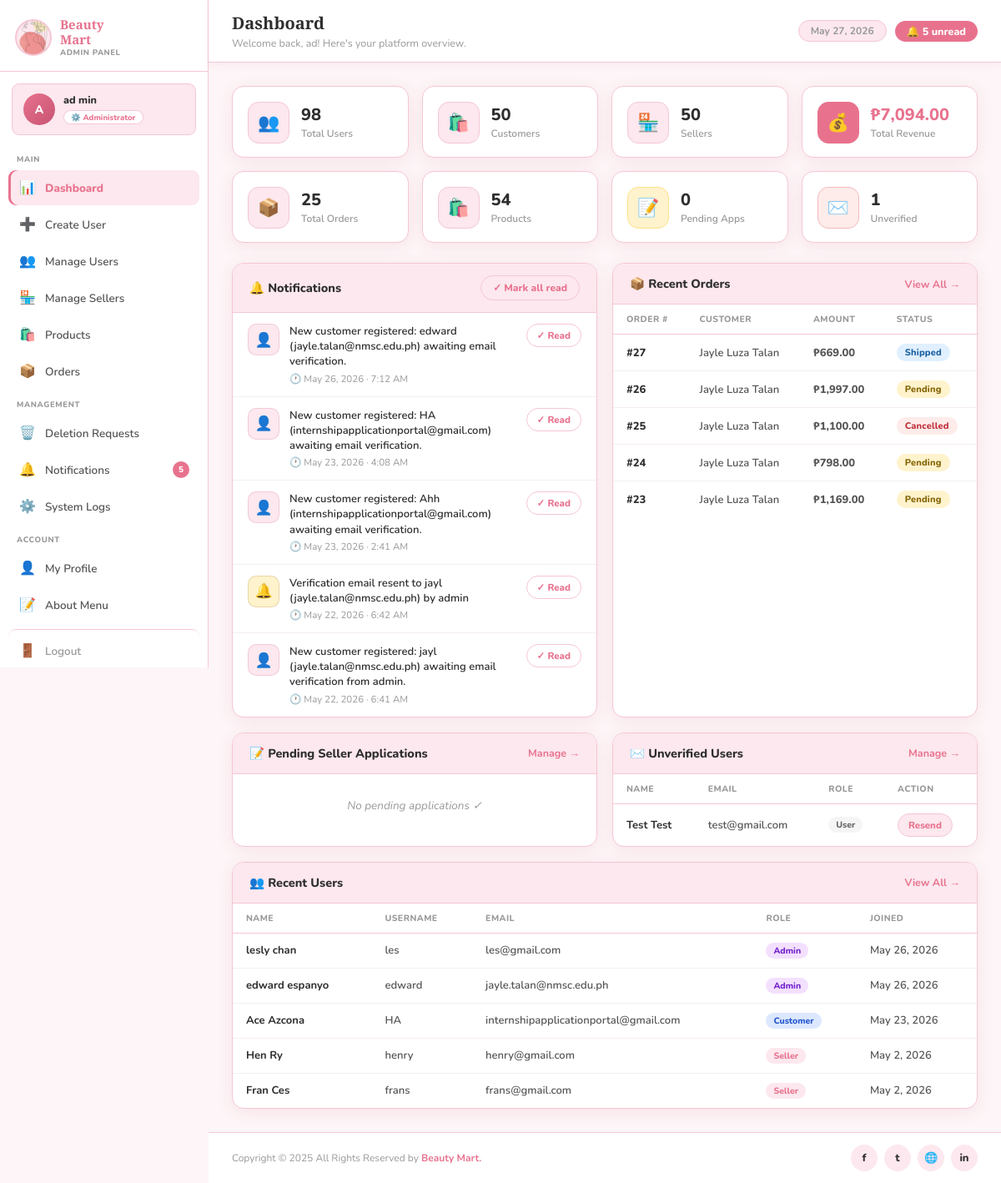
The page /1-admin/dashboard.php (signed in) on the database its author committed.
### tables this page shows
CREATE TABLE `users` (
  `id` int(11) NOT NULL,
  `firstname` varchar(50) NOT NULL,
  `lastname` varchar(50) NOT NULL,
  `username` varchar(50) NOT NULL,
  `email` varchar(100) NOT NULL,
  `password` varchar(255) NOT NULL,
  `profile_pic` varchar(255) DEFAULT NULL,
  `email_verified` tinyint(1) DEFAULT 0,
  `marked_for_deletion` tinyint(1) DEFAULT 0,
  `deleted_at` timestamp NULL DEFAULT NULL,
  `verification_token` varchar(255) DEFAULT NULL,
  `status` enum('active','suspended','banned') DEFAULT 'active',
  `suspended_until` datetime DEFAULT NULL,
  `banned_reason` text DEFAULT NULL,
  `action_by` int(11) DEFAULT NULL COMMENT 'FK to admins.id — admin who last changed this user status',
  `created_at` timestamp NOT NULL DEFAULT current_timestamp(),
  `updated_at` timestamp NOT NULL DEFAULT current_timestamp() ON UPDATE current_timestamp()
);

CREATE TABLE `notifications` (
  `id` int(11) NOT NULL,
  `user_id` int(11) NOT NULL,
  `message` text NOT NULL,
  `notification_type_id` int(11) NOT NULL COMMENT 'FK to notification_types.id',
  `is_read` tinyint(1) DEFAULT 0,
  `created_at` timestamp NOT NULL DEFAULT current_timestamp()
);

CREATE TABLE `notification_types` (
  `id` int(11) NOT NULL,
  `code` varchar(50) NOT NULL COMMENT 'Machine-readable key, e.g. new_user',
  `label` varchar(100) NOT NULL COMMENT 'Human-readable label',
  `description` text DEFAULT NULL
);

### 1-admin/dashboard.php (the view, shortened to what the rows shown need)
<?php
require_once '../includes/functions.php';
$stmt = $pdo->prepare("
    SELECT u.*, a.id AS admin_id, sa.id AS superadmin_id
    FROM users u
    LEFT JOIN admins a ON u.id = a.user_id
    LEFT JOIN superadmins sa ON u.id = sa.user_id
    WHERE u.id = ?
");
$stmt->execute([$_SESSION['user_id']]);
$admin = $stmt->fetch();
$stmt = $pdo->prepare("
    SELECT n.*, nt.code AS type_code, nt.label AS type_label, u.username
    FROM notifications n
    LEFT JOIN notification_types nt ON n.notification_type_id = nt.id
    JOIN users u ON n.user_id=u.id
    WHERE n.user_id=? AND n.is_read=0
    ORDER BY n.created_at DESC
");
$stmt->execute([$_SESSION['user_id']]);
$notifications  = $stmt->fetchAll();
$stmt = $pdo->prepare("SELECT o.*, u.firstname, u.lastname FROM orders o JOIN customers c ON o.customer_id=c.id JOIN users u ON c.user_id=u.id ORDER BY o.created_at DESC LIMIT 5");
$stmt->execute(); $recent_orders = $stmt->fetchAll();
$stmt = $pdo->prepare("SELECT u.*, CASE WHEN a.id IS NOT NULL THEN 'Admin' WHEN s.id IS NOT NULL THEN 'Seller' WHEN c.id IS NOT NULL THEN 'Customer' ELSE 'User' END AS user_role FROM users u LEFT JOIN admins a ON u.id=a.user_id LEFT JOIN sellers s ON u.id=s.user_id LEFT JOIN customers c ON u.id=c.user_id WHERE u.email_verified=0 ORDER BY u.created_at DESC");
$stmt->execute(); $unverified_users = $stmt->fetchAll();
$stmt = $pdo->prepare("SELECT u.*, CASE WHEN a.id IS NOT NULL THEN 'Admin' WHEN s.id IS NOT NULL THEN 'Seller' WHEN c.id IS NOT NULL THEN 'Customer' ELSE 'User' END AS user_role FROM users u LEFT JOIN admins a ON u.id=a.user_id LEFT JOIN sellers s ON u.id=s.user_id LEFT JOIN customers c ON u.id=c.user_id ORDER BY u.created_at DESC LIMIT 5");
$stmt->execute(); $recent_users = $stmt->fetchAll();
?>
<!DOCTYPE html>
<html lang="en">
<head>
    <link rel="stylesheet" href="../css/admin_dash.css">
    <link rel="stylesheet" href="../css/responsive.css">
</head>
<body>
 <div class="shell">
     <aside class="sidebar">
        <div class="admin-chip">
            <div class="chip-av">
                <?php if (!empty($admin['profile_pic']) && file_exists("../uploads/profile_images/" . $admin['profile_pic'])): ?>
                    <img src="../uploads/profile_images/<?= htmlspecialchars($admin['profile_pic']) ?>" alt="">
                <?php else: ?>
                    <?= strtoupper(substr($admin['firstname'], 0, 1)) ?>
                <?php endif; ?>
            </div>
            <div>
                <div class="chip-name"><?= htmlspecialchars($admin['firstname'] . ' ' . $admin['lastname']) ?></div>
                <span class="chip-role">⚙️ Administrator</span>
            </div>
        </div>
    </aside>
    <div class="main">
        <div class="topbar">
            <div class="topbar-left">
                <h1>Dashboard</h1>
                <p>Welcome back, <?= htmlspecialchars($admin['firstname']) ?>! Here's your platform overview.</p>
            </div>
        </div>
        <div class="content">
            <div class="dash-grid">
                <div class="dash-card">
                    <div class="card-head">
                        <h2>🔔 Notifications</h2>
                    </div>
                    <div class="card-body">
                        <?php if (empty($notifications)): ?>
                            <p class="empty-state">No unread notifications ✓</p>
                        <?php else: ?>
                            <?php foreach ($notifications as $n):
                                $m = getNotificationMeta(getNotificationCode($n));
                            ?>
                            <div class="notif-item">
                                <div class="notif-bubble" style="background:<?= $m['bg'] ?>;border:1.5px solid <?= $m['color'] ?>33;">
                                    <?= $m['icon'] ?>
                                </div>
                                <div style="flex:1;min-width:0;">
                                    <div class="notif-msg"><?= htmlspecialchars($n['message']) ?></div>
                                    <div class="notif-time">🕐 <?= date('M j, Y · g:i A', strtotime($n['created_at'])) ?></div>
                                </div>
                                <div class="notif-actions">
                                    <form method="post" style="display:contents;">
                                        <button type="submit" name="mark_read" class="btn-mark">✓ Read</button>
                                    </form>
                                </div>
                            </div>
                            <?php endforeach; ?>
                        <?php endif; ?>
                    </div>
                </div>
                <div class="dash-card">
                    <div class="card-head">
                        <h2>📦 Recent Orders</h2>
                    </div>
                    <div class="card-body">
                        <?php if (empty($recent_orders)): ?>
                            <p class="empty-state">No orders yet.</p>
                        <?php else: ?>
                            <table class="data-table">
                                <thead><tr><th>Order #</th><th>Customer</th><th>Amount</th><th>Status</th></tr></thead>
                            </table>
                        <?php endif; ?>
                    </div>
                </div>
                <div class="dash-card">
                    <div class="card-head">
                        <h2>📝 Pending Seller Applications</h2>
                    </div>
                </div>
                <div class="dash-card">
                    <div class="card-head">
                        <h2>✉️ Unverified Users</h2>
                    </div>
                    <div class="card-body">
                        <?php if (empty($unverified_users)): ?>
                            <p class="empty-state">All users are verified ✓</p>
                        <?php else: ?>
                            <table class="data-table">
                                <thead><tr><th>Name</th><th>Email</th><th>Role</th><th>Action</th></tr></thead>
                                <tbody>
                                    <?php foreach ($unverified_users as $u): ?>
                                    <tr>
                                        <td style="font-weight:700;color:var(--text-dark);"><?= htmlspecialchars($u['firstname'].' '.$u['lastname']) ?></td>
                                        <td><?= htmlspecialchars($u['email']) ?></td>
                                        <td><span class="role-badge role-<?= strtolower($u['user_role']) ?>"><?= $u['user_role'] ?></span></td>
                                        <td>
                                            <form method="post" action="send_verification.php" style="display:contents;">
                                                <button type="submit" class="btn-resend">Resend</button>
                                            </form>
                                        </td>
                                    </tr>
                                    <?php endforeach; ?>
                                </tbody>
                            </table>
                        <?php endif; ?>
                    </div>
                </div>
                <div class="dash-card full">
                    <div class="card-head">
                        <h2>👥 Recent Users</h2>
                    </div>
                    <div class="card-body">
                        <?php if (empty($recent_users)): ?>
                            <p class="empty-state">No users yet.</p>
                        <?php else: ?>
                            <table class="data-table">
                                <thead><tr><th>Name</th><th>Username</th><th>Email</th><th>Role</th><th>Joined</th></tr></thead>
                                <tbody>
                                    <?php foreach ($recent_users as $u): ?>
                                    <tr>
                                        <td style="font-weight:700;color:var(--text-dark);"><?= htmlspecialchars($u['firstname'].' '.$u['lastname']) ?></td>
                                        <td><?= htmlspecialchars($u['username']) ?></td>
                                        <td><?= htmlspecialchars($u['email']) ?></td>
                                        <td><span class="role-badge role-<?= strtolower($u['user_role']) ?>"><?= $u['user_role'] ?></span></td>
                                        <td><?= date('M j, Y', strtotime($u['created_at'])) ?></td>
                                    </tr>
                                    <?php endforeach; ?>
                                </tbody>
                            </table>
                        <?php endif; ?>
                    </div>
                </div>
            </div>
        </div>
    </div>
</div>
</body>
</html>

### rows shown on the page
users: firstname "A", firstname+lastname "ad min", firstname "ad"
notifications: notification_type.code "👤", message "New customer registered: edward (jayle.talan@nmsc.edu.ph) awaiting email verification.", created_at "May 26, 2026 · 7:12 AM"
notifications: notification_type.code "👤", message "New customer registered: HA (internshipapplicationportal@gmail.com) awaiting email verification.", created_at "May 23, 2026 · 4:08 AM"
notifications: notification_type.code "👤", message "New customer registered: Ahh (internshipapplicationportal@gmail.com) awaiting email verification.", created_at "May 23, 2026 · 2:41 AM"
notifications: notification_type.code "🔔", message "Verification email resent to jayl (jayle.talan@nmsc.edu.ph) by admin", created_at "May 22, 2026 · 6:42 AM"
notifications: notification_type.code "👤", message "New customer registered: jayl (jayle.talan@nmsc.edu.ph) awaiting email verification from admin.", created_at "May 22, 2026 · 6:41 AM"
users: firstname+lastname "Test Test", email "test@gmail.com", user_role "User"
users: firstname+lastname "lesly chan", username "les", email "les@gmail.com", user_role "Admin", created_at "May 26, 2026"
users: firstname+lastname "edward espanyo", username "edward", email "jayle.talan@nmsc.edu.ph", user_role "Admin", created_at "May 26, 2026"
users: firstname+lastname "Ace Azcona", username "HA", email "internshipapplicationportal@gmail.com", user_role "Customer", created_at "May 23, 2026"
users: firstname+lastname "Hen Ry", username "henry", email "henry@gmail.com", user_role "Seller", created_at "May 2, 2026"
users: firstname+lastname "Fran Ces", username "frans", email "frans@gmail.com", user_role "Seller", created_at "May 2, 2026"

### other values the page prints
$unread_count "5"
$total_users "98"
$total_customers "50"
$total_sellers "50"
$total_revenue "7,094.00"
$total_orders "25"
$total_products "54"
$pending_apps "0"
$unverified "1"
$o['id'] "27"
$o['firstname'].' '.$o['lastname'] "Jayle Luza Talan"
$o['total_amount'] "669.00"
$o['status'] "Shipped"
$o['id'] "26"
$o['total_amount'] "1,997.00"
